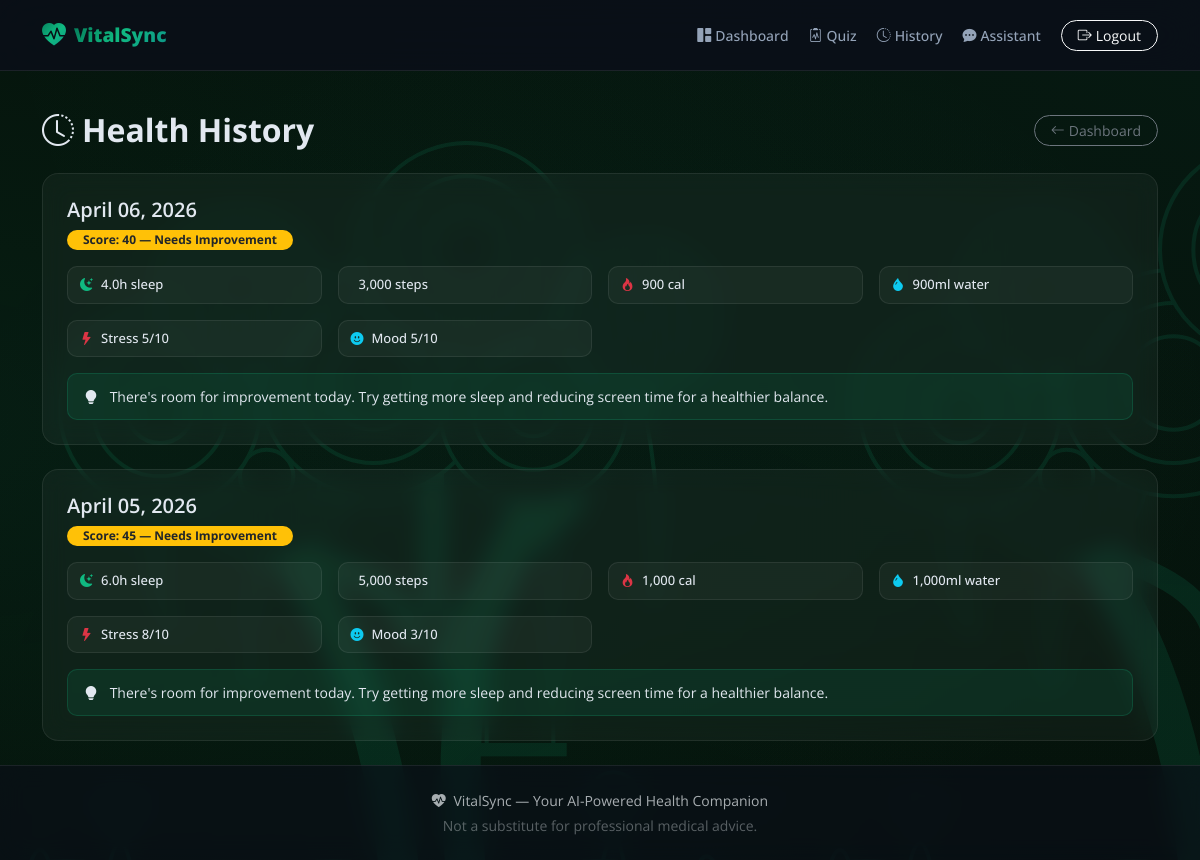
The app's page /history (signed in) with its own data.
### app/models.py (models this page shows, shortened)
class Suggestion(db.Model):
    __tablename__ = 'suggestions'
    id = db.Column(db.Integer, primary_key=True)
    user_id = db.Column(db.Integer, db.ForeignKey('users.id'), nullable=False)
    log_id = db.Column(db.Integer, db.ForeignKey('health_logs.id'), nullable=False)
    score = db.Column(db.Integer, nullable=False, default=0)  # 0-100
    suggestion_text = db.Column(db.Text, nullable=False)
    status = db.Column(db.String(20), nullable=False, default='good')  # excellent | good | needs_improvement
    urgent = db.Column(db.Boolean, default=False)
    created_at = db.Column(db.DateTime, default=datetime.utcnow)

class HealthLog(db.Model):
    __tablename__ = 'health_logs'
    id = db.Column(db.Integer, primary_key=True)
    user_id = db.Column(db.Integer, db.ForeignKey('users.id'), nullable=False)
    date = db.Column(db.Date, nullable=False, default=date.today)
    sleep_hours = db.Column(db.Float, nullable=False, default=0)
    sleep_time = db.Column(db.String(5), nullable=True)   # HH:MM
    wake_time = db.Column(db.String(5), nullable=True)     # HH:MM
    screen_time_hours = db.Column(db.Float, nullable=False, default=0)
    steps = db.Column(db.Integer, nullable=False, default=0)
    calories = db.Column(db.Integer, nullable=False, default=0)
    water_ml = db.Column(db.Integer, nullable=False, default=0)
    stress_level = db.Column(db.Integer, nullable=False, default=5)   # 1-10
    mood = db.Column(db.Integer, nullable=False, default=5)           # 1-10
    sedentary_hours = db.Column(db.Float, nullable=False, default=0)
    outdoor_minutes = db.Column(db.Integer, nullable=False, default=0)
    exercise_minutes = db.Column(db.Integer, nullable=False, default=0)
    breakfast_time = db.Column(db.String(5), nullable=True)  # HH:MM
    lunch_time = db.Column(db.String(5), nullable=True)      # HH:MM
    dinner_time = db.Column(db.String(5), nullable=True)     # HH:MM
    created_at = db.Column(db.DateTime, default=datetime.utcnow)
    suggestion = db.relationship('Suggestion', backref='health_log', uselist=False)

### app/blueprints/user.py (the view)
@user_bp.route('/history')
@login_required
def history():
    if current_user.role != 'user':
        return redirect(url_for('user.dashboard'))
    page = request.args.get('page', 1, type=int)
    logs = HealthLog.query.filter_by(
        user_id=current_user.id
    ).order_by(HealthLog.date.desc()).paginate(page=page, per_page=10, error_out=False)
    log_data = []
    for log in logs.items:
        suggestion = Suggestion.query.filter_by(log_id=log.id).first()
        log_data.append({
            'date': log.date.strftime('%B %d, %Y'),
            'sleep_hours': log.sleep_hours,
            'steps': log.steps,
            'calories': log.calories,
            'water_ml': log.water_ml,
            'stress_level': log.stress_level,
            'mood': log.mood,
            'score': suggestion.score if suggestion else None,
            'status': suggestion.status if suggestion else None,
            'suggestion': suggestion.suggestion_text if suggestion else None,
            'urgent': suggestion.urgent if suggestion else False,
        })
    return render_template('user/history.html',
                           logs=log_data,
                           pagination=logs)

### app/templates/user/history.html (shortened to what this page needs)
{% extends "base.html" %}
{% block content %}
<div class="fade-in">
    <div class="d-flex justify-content-between align-items-center mb-4">
        <h2 class="fw-700 mb-0"><i class="bi bi-clock-history me-2"></i>Health History</h2>
        <a href="{{ url_for('user.dashboard') }}" class="btn btn-outline-secondary rounded-pill btn-sm px-3">
            <i class="bi bi-arrow-left me-1"></i>Dashboard
        </a>
    </div>
    {% if logs %}
    <div class="row g-4">
        {% for log in logs %}
        <div class="col-12">
            <div class="glass-card p-4 history-card" id="log-{{ loop.index }}">
                <div class="d-flex justify-content-between align-items-start flex-wrap gap-2 mb-3">
                    <div>
                        <h5 class="fw-600 mb-1">{{ log.date }}</h5>
                        {% if log.score is not none %}
                        <span class="badge rounded-pill px-3 py-1
                            {% if log.status == 'excellent' %}bg-success{% elif log.status == 'good' %}bg-info{% else %}bg-warning text-dark{% endif %}">
                            Score: {{ log.score }} — {{ log.status | replace('_', ' ') | title }}
                        </span>
                        {% endif %}
                    </div>
                </div>
                <div class="row g-3 mb-3">
                    <div class="col-6 col-md-3">
                        <div class="metric-pill">
                            <i class="bi bi-moon-stars-fill text-purple"></i>
                            <span>{{ log.sleep_hours }}h sleep</span>
                        </div>
                    </div>
                    <div class="col-6 col-md-3">
                        <div class="metric-pill">
                            <span>{{ '{:,}'.format(log.steps) }} steps</span>
                        </div>
                    </div>
                    <div class="col-6 col-md-3">
                        <div class="metric-pill">
                            <i class="bi bi-fire text-danger"></i>
                            <span>{{ '{:,}'.format(log.calories) }} cal</span>
                        </div>
                    </div>
                    <div class="col-6 col-md-3">
                        <div class="metric-pill">
                            <i class="bi bi-droplet-fill text-info"></i>
                            <span>{{ '{:,}'.format(log.water_ml) }}ml water</span>
                        </div>
                    </div>
                    <div class="col-6 col-md-3">
                        <div class="metric-pill">
                            <i class="bi bi-lightning-fill text-danger"></i>
                            <span>Stress {{ log.stress_level }}/10</span>
                        </div>
                    </div>
                    <div class="col-6 col-md-3">
                        <div class="metric-pill">
                            <i class="bi bi-emoji-smile-fill text-info"></i>
                            <span>Mood {{ log.mood }}/10</span>
                        </div>
                    </div>
                </div>
                {% if log.suggestion %}
                <div class="suggestion-strip {% if log.urgent %}urgent{% endif %}">
                    <i class="bi {% if log.urgent %}bi-exclamation-octagon-fill{% else %}bi-lightbulb-fill{% endif %} me-2"></i>
                    {{ log.suggestion }}
                </div>
                {% endif %}
            </div>
        </div>
        {% endfor %}
    </div>
    {% endif %}
</div>
{% endblock %}

### app/static/css/custom.css (style rules this page uses)
:root { --vs-bg: #06110a; --vs-bg-secondary: #0a1a12; --vs-surface: rgba(255, 255, 255, 0.04); --vs-surface-hover: rgba(255, 255, 255, 0.08); --vs-border: rgba(255, 255, 255, 0.08); --vs-border-hover: rgba(255, 255, 255, 0.15); --vs-primary: #10b981; --vs-primary-light: #34d399; --vs-glow: rgba(16, 185, 129, 0.4); --vs-text: #e2e8f0; --vs-text-muted: #94a3b8; --vs-success: #10b981; --vs-warning: #f59e0b; --vs-danger: #ef4444; --vs-info: #14b8a6; --vs-purple: #10b981; --vs-gradient: linear-gradient(135deg, #047857 0%, #10b981 50%, #0d9488 100%); --vs-gradient-warm: linear-gradient(135deg, #f97316 0%, #ef4444 100%); --vs-radius: 16px; --vs-radius-sm: 10px; --vs-transition: all 0.3s cubic-bezier(0.4, 0, 0.2, 1); }
body { font-family: 'Open Sans', -apple-system, BlinkMacSystemFont, sans-serif; background: var(--vs-bg); color: var(--vs-text); min-height: 100vh; display: flex; flex-direction: column; overflow-x: hidden; }
body::before { content: ''; position: fixed; top: -50%; left: -50%; width: 200%; height: 200%; background: radial-gradient(ellipse at 20% 50%, rgba(16, 185, 129, 0.08) 0%, transparent 50%), radial-gradient(ellipse at 80% 20%, rgba(20, 184, 166, 0.06) 0%, transparent 50%), radial-gradient(ellipse at 50% 80%, rgba(4, 120, 87, 0.04) 0%, transparent 50%); z-index: -1; animation: bgShift 20s ease-in-out infinite alternate; }
.fw-600 { font-weight: 600; }
.fw-700 { font-weight: 700; }
.text-purple { color: var(--vs-purple) !important; }
.glass-card { background: var(--vs-surface); backdrop-filter: blur(12px); -webkit-backdrop-filter: blur(12px); border: 1px solid var(--vs-border); border-radius: var(--vs-radius); transition: var(--vs-transition); }
.history-card { position: relative; }
.metric-pill { display: flex; align-items: center; gap: 0.5rem; padding: 0.5rem 0.75rem; background: var(--vs-surface); border: 1px solid var(--vs-border); border-radius: var(--vs-radius-sm); font-size: 0.8125rem; font-weight: 500; }
.suggestion-strip { padding: 0.75rem 1rem; background: rgba(16, 185, 129, 0.1); border: 1px solid rgba(16, 185, 129, 0.2); border-radius: var(--vs-radius-sm); font-size: 0.875rem; }
.fade-in { animation: fadeIn 0.5s ease; }

### records on screen
Suggestion: status "Needs Improvement", suggestion "There's room for improvement today. Try getting more sleep and reducing screen time for a healthier balance."
HealthLog: sleep_hours "4.0", steps "3,000", calories "900", water_ml "900"
Suggestion: status "Needs Improvement", suggestion "There's room for improvement today. Try getting more sleep and reducing screen time for a healthier balance."
HealthLog: sleep_hours "6.0", steps "5,000", calories "1,000", water_ml "1,000"

### other values on screen
{{ log.date }} "April 06, 2026" "April 05, 2026"
{{ log.score }} "40" "45"
{{ log.stress_level }} "5" "8"
{{ log.mood }} "5" "3"
